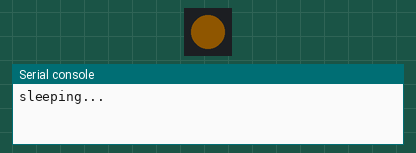
This program was run on a simulated Pycom board running MicroPython. Parts: 1 RGB LEDs in strip order, left to right, the last lines printed to the serial console. Dim RGB values are drawn brighter than linear. At 5.4 s the program stops and its outputs stay as they are.

Above: at 0.1 s.
At 5.1 s:
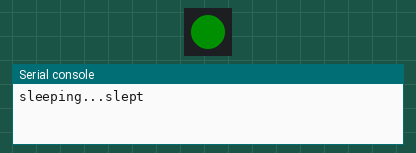
Timing chart, 0 to 6.6 s (numbered marks = the images above):
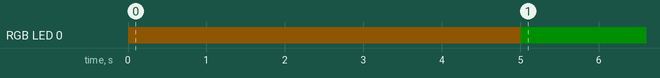

The program:

main.py
```python
import pycom
import time
import gc

red = 0x0f0000
green = 0x000f00
orange = 0x0f0900
light_blue = 0x060f0f
pink = 0x0f090f


class led_notify:
    def __init__(self, color=red):
        self.color = color
    ## context manager
    def __enter__(self):
        pycom.heartbeat(False)
        pycom.rgbled(self.color)
    def __exit__(self,*args):
        pycom.rgbled(green)
        time.sleep(0.1)
        pycom.heartbeat(True)
        return True

    ## decorator
    def __call__(self,func):
        def wrapper(*args, **kw):
            with led_notify(self.color):
                return func(*args, **kw)
        return wrapper


@led_notify(orange)
def trial():
    print('sleeping...',end='')
    time.sleep(5)
    print('slept')

trial()

@led_notify(pink)
def test_recursion_depth():
    depth = 0
    def rec(n):
        nonlocal depth
        depth += 1
        if n == 1 : return 1
        return n+rec(n-1)
    try:
        rec(100)
    except:
        print("rec depth max",depth)


test_recursion_depth()

with led_notify(light_blue):
    for i in range(1,100):
        try:
            a=(x for x in range(10**i))
        except:
            print("generator expr max size: 10 ^", (i-1))
            break

with led_notify(red):
    for i in range(1,100):
        try:
            a=[x for x in range(10**i)]
        except:
            print("list max size: 10 ^", (i-1))
            break
```

Measured:
- by itself, RGB LED 0: off → RGB(15, 9, 0) at 0.00 s, → RGB(0, 15, 0) 5.0 s later
